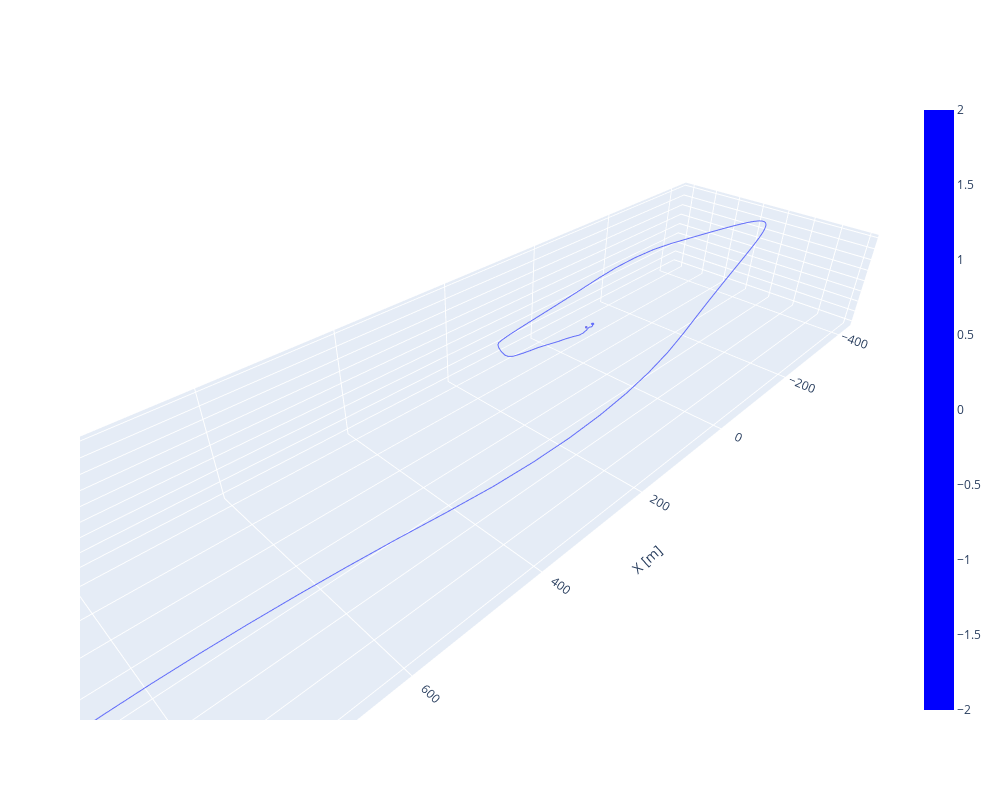

Notebook cell for this chart:
### Code cell
# 3D Plot - paths
fig = go.Figure()

# Satellite paths
for run in list(sims_dict.values())[:1]:
    print(run["seed"])
    fig.add_scatter3d(
        x=run["X_true"][:, 0],
        y=run["X_true"][:, 1],
        z=run["X_true"][:, 2],
        mode="lines",
        showlegend=False
    )

# Sphere for docking tolerance box
color1 = 'blue'
color2 = 'red'
fig.add_surface(x=x_coords, y=y_coords, z=z_coords, colorscale=[[0, color1], [1,color1]], opacity=0.3)

fig.update_layout(showlegend=False, width=1000, height=800,
  scene=dict(
    xaxis=dict(title="X [m]"),
    yaxis=dict(title="Y [m]"),
    zaxis=dict(title="Z [m]"),

    aspectmode='data'  # This is the key setting for equal axes
  ),
)

# fig.write_image("figures/3D.png", default_scale=10)
# with open("figures/3D.png", "wb") as f:
#     f.write(fig.to_image(format="png", dpi=300))
fig.show()

### Figure 1 — Plotly figure (JSON) as saved in the notebook; plotly's stock layout.template omitted (floating-point values rounded to 4 significant figures; data arrays with more than 128 entries replaced by an {"elided": "..."} marker saying what was removed)
{"data": [{"mode": "lines", "showlegend": false, "type": "scatter3d", "x": {"elided": "601 float values"}, "y": {"elided": "601 float values"}, "z": {"elided": "601 float values"}}, {"colorscale": [[0, "blue"], [1, "blue"]], "opacity": 0.3, "type": "surface", "x": {"elided": "50x50 float values"}, "y": {"elided": "50x50 float values"}, "z": {"elided": "50x50 float values"}}], "layout": {"height": 800, "scene": {"aspectmode": "data", "xaxis": {"title": {"text": "X [m]"}}, "yaxis": {"title": {"text": "Y [m]"}}, "zaxis": {"title": {"text": "Z [m]"}}}, "showlegend": false, "width": 1000}}
